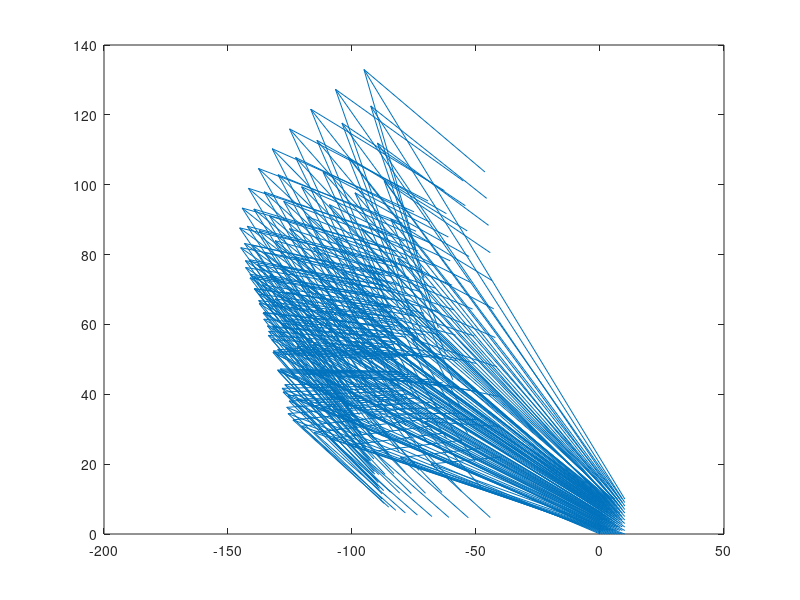

MATLAB code for this plot:
function homsvf_test()

A1 = [0 0 1; 
      0 0 0; 
      0 0 0];

A2 = [0 0 0; 
      0 0 1; 
      0 0 0];

A3 = [0 1 0; 
      0 0 0; 
      0 0 0];

A4 = [0 0 0; 
      1 0 0; 
      0 0 0];

A5 = [1 0 0; 
      0 -1 0; 
      0 0 0];

A6 = [0 0 0; 
      0 -1 0; 
      0 0 1];
  
A7 = [0 0 0; 
      0 0 0; 
      1 0 0];

A8 = [0 0 0; 
      0 0 0; 
      0 1 0];

a = [10; 10; 0.2; 0.2; 0.2; 0.2; 0.05; 0.05].*randn(8,1)*10;
% a(1) = 10;
% a(2) = -5;
% a(3) = 0.2;
% a(4) = -0.2;
% a(5) = 0.3;
% a(6) = 2;
% a(7) = -0.2;
% a(8) = 0.01;

A = a(1)*A1 + a(2)*A2 + a(3)*A3 + a(4)*A4 + a(5)*A5 + a(6)*A6 + a(7)*A7 + a(8)*A8

options = odeset('RelTol',1e-4,'AbsTol',[1e-4 1e-4]);

x0 = 5*randn(2,1);
%x0 = [2; 10]

% computed solution:
[T,X] = ode45(@hom_vel, [0 1], x0, options);
x1 = X(end,:)'

% analytic solution
eaprod = expm(A)*[x0; 1];

x1_analytic = eaprod(1:2)./eaprod(3)

maxpix = 10;
[xx,yy] = meshgrid(0:maxpix,0:maxpix);
svf = hom_vel(0,[xx(:)'; yy(:)']);
svfx = reshape(svf(1,:),maxpix+1,maxpix+1);
svfy = reshape(svf(2,:),maxpix+1,maxpix+1);

quiver(xx,yy,svfx,svfy,0)

function dx = hom_vel(t,x)
dx = zeros(size(x));
dx(1,:) = a(1) + a(3)*x(2,:) + a(5)*x(1,:) ...
    - x(1,:).*( a(6) + a(7)*x(1,:) + a(8)*x(2,:) );
dx(2,:) = a(2) + a(4)*x(1,:) - a(5)*x(2,:) - a(6)*x(2,:) ...
    - x(2,:).*( a(6) + a(7)*x(1,:) + a(8)*x(2,:) );
end

end